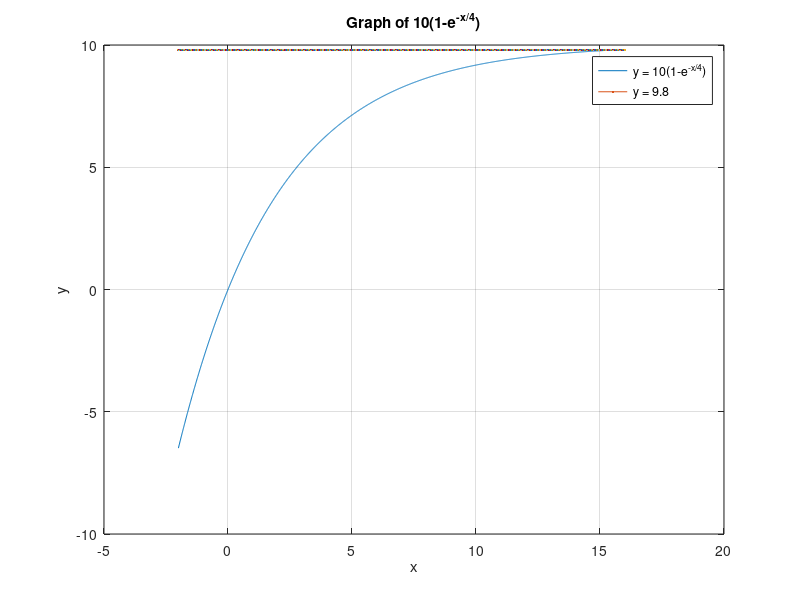

Reproduce this figure in MATLAB.
%	Test 1 - Exercise 4
clf;
clc;
clear;


x = -2:0.01:16;
y = 10 * (1 - exp(-x/4));

figure(1);
plot(x, y, x, 9.8);
title('Graph of 10(1-e^{-x/4})');
xlabel('x'); ylabel('y');
legend('y = 10(1-e^{-x/4})', 'y = 9.8');
grid on;

idx = length(x);
while y(idx) > 9.8+eps
	idx = idx-1;
end

fprintf('Value of x_i when y(x_i)=9.8 is %f\n', x(idx));
%	This can also be verified from the attached figure (T1E4.fig).
